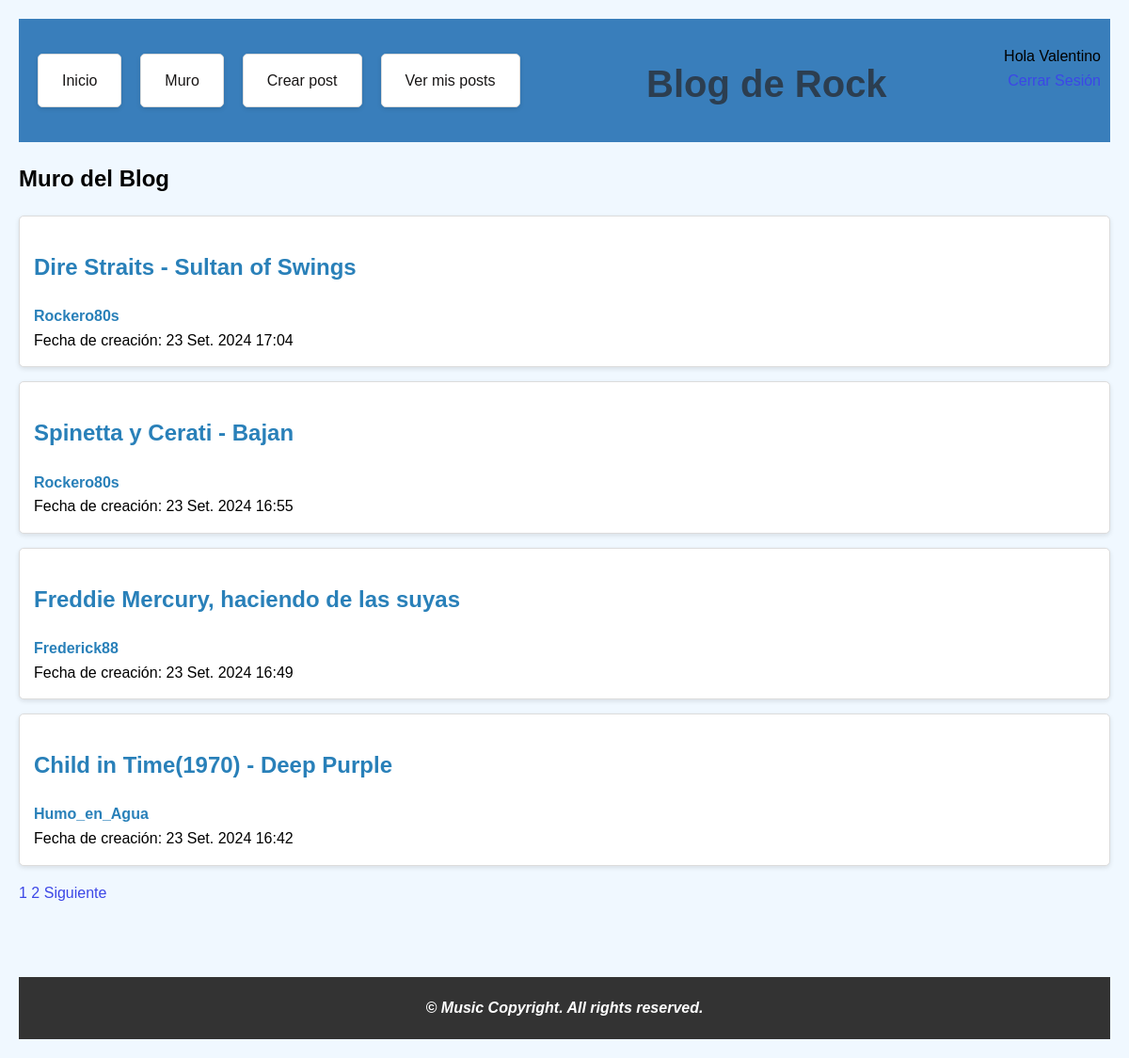
Page /blog/ (signed in) on the committed database.
### blog/models.py (models this page shows, shortened)
class Blog(models.Model):
    autor = models.ForeignKey(User, on_delete=models.CASCADE)
    titulo = models.CharField(max_length=200)
    slug = models.SlugField(max_length=255, unique=True, blank=True)                    #utilización de slug para identificar de manera única cada post. Ideal para el uso de Blogs(en este caso, esencial)
    texto = models.CharField(max_length=1000, db_index=True, unique=True, blank=True)  # usar TextField si necesito más texto
    fechaCreado = models.DateTimeField(auto_now_add=True)

### blog/views.py (the view)
# urls.py: path('blog/', views.VerBlog.as_view(), name='ver_blog'),
class VerBlog(ListView):
    model = Blog
    template_name = 'ver_blog.html'
    paginate_by = 4                     #sólo 4 posts por página
    def get_queryset(self):
        return Blog.objects.all().order_by('-fechaCreado')            #para ver a todos los usuarios y sus posts en orden por fecha

### blog/templates/ver_blog.html (shortened to what this page needs)
{%extends 'base.html'%}
{% block content %}
    <h2>Muro del Blog</h2>
    <ul>
        {% for blog in object_list %}
            <li>
                <a href="{% url 'blog_contenido' blog.slug %}">
                    <h2><b>{{ blog.titulo }}</b></h2>
                </a>
                    <span class="author"><b>{{ blog.autor.username|capfirst }}</b></span>
                    <br>
                    <span class="fecha">Fecha de creación: {{ blog.fechaCreado }}</span>
            </li>
        {% empty %}
            <p>No hay posts disponibles.</p>
        {% endfor %}
    </ul>
    {% if page_obj.has_other_pages %}
    <div class="paginacion">
        {% for num in page_obj.paginator.page_range %}
            <a href="?page={{ num }}" class="{% if num == page_obj.number %}active{% endif %}">{{ num }}</a>
        {% endfor %}
        {% if page_obj.has_next %}
            <a href="?page={{ page_obj.next_page_number }}">Siguiente</a>
        {% endif %}
    </div>
    {% endif %}
{% endblock %}

### blog/templates/base.html (shortened to what this page needs)
<!DOCTYPE html>
<html lang="es">
<head>
    {%load static %}
    <link rel="stylesheet" href="{% static 'blog/styles.css' %}">
</head>
<body>
    <header>
        {% include "navbar.html" %}
        <div class="header-titulo">
            <h1>Blog de Rock</h1>
        </div>
        <div class="usuario">
            {% if user.is_authenticated %}
                Hola {{ user.username|capfirst }}<br>
                <a href="{% url 'logout' %}">Cerrar Sesión</a>
            {% else %}
                Hola anónimo/a
                <a href="{% url 'login' %}">Iniciar Sesión</a><br>
                <a href="{% url 'registro' %}">¿No tienes una cuenta? Ingresa aquí</a>
            {% endif %}
            <br><br>
        </div>
    </header>
    <div class="content">
        {%block content%}{%endblock%}
    </div>
    <br><br><br>
    <footer>
        <i>&copy Music Copyright. All rights reserved.</i>
    </footer>
</body>
</html>

### blog/static/blog/styles.css (style rules this page uses)
header { display: flex; justify-content: space-between; align-items: center; padding: 10px; background-color: rgb(57, 126, 187); }
.header-titulo { flex: 1; text-align: center; }
.usuario { margin-left: auto; text-align: right; }
body { background-color: #f0f8ff; font-family: Arial, sans-serif; line-height: 1.6; margin: 0; padding: 20px; }
h1 { text-align: center; color: #2c3e50; font-size: 2.5em; margin-bottom: 20px; }
ul { list-style-type: none; padding: 0; }
li { background-color: #ffffff; border: 1px solid #dcdcdc; border-radius: 5px; margin-bottom: 15px; padding: 15px; box-shadow: 0 2px 5px rgba(0, 0, 0, 0.1); }
b { color: #2980b9; }
i { font-weight: bold; }
a { color: #3c47e7; text-decoration: none; transition: color 0.3s; }
footer { text-align: center; padding: 20px; background: #333; color: #ffffff; }

### rows in the picture
Blog: titulo "Dire Straits - Sultan of Swings", autor.username "Rockero80s", fechaCreado "23 Set. 2024 17:04"
Blog: titulo "Spinetta y Cerati - Bajan", autor.username "Rockero80s", fechaCreado "23 Set. 2024 16:55"
Blog: titulo "Freddie Mercury, haciendo de las suyas", autor.username "Frederick88", fechaCreado "23 Set. 2024 16:49"
Blog: titulo "Child in Time(1970) - Deep Purple", autor.username "Humo_en_Agua", fechaCreado "23 Set. 2024 16:42"

### other values in the picture
{{ user.username|capfirst }} "Valentino"
{{ num }} "1" "2"
